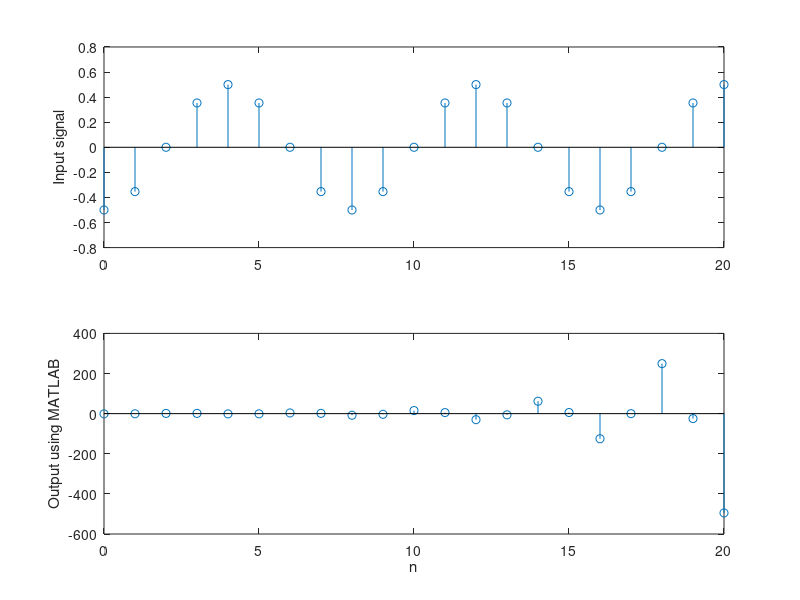

This chart was generated by the following MATLAB code:
n =0:20; % 21 samples only
x = (1/2)*cos (pi/4*n-pi);
b = [2 .2 2]; %numerator vector in the frequency response
a = [1 .2 2.01 .2]; %denominator vector in the frequency response
y = filter (b, a, x);
subplot (2, 1, 1), stem (n, x); ylabel('Input signal')
subplot(2, 1, 2), stem (n, y); ylabel('Output using MATLAB')
xlabel('n');
